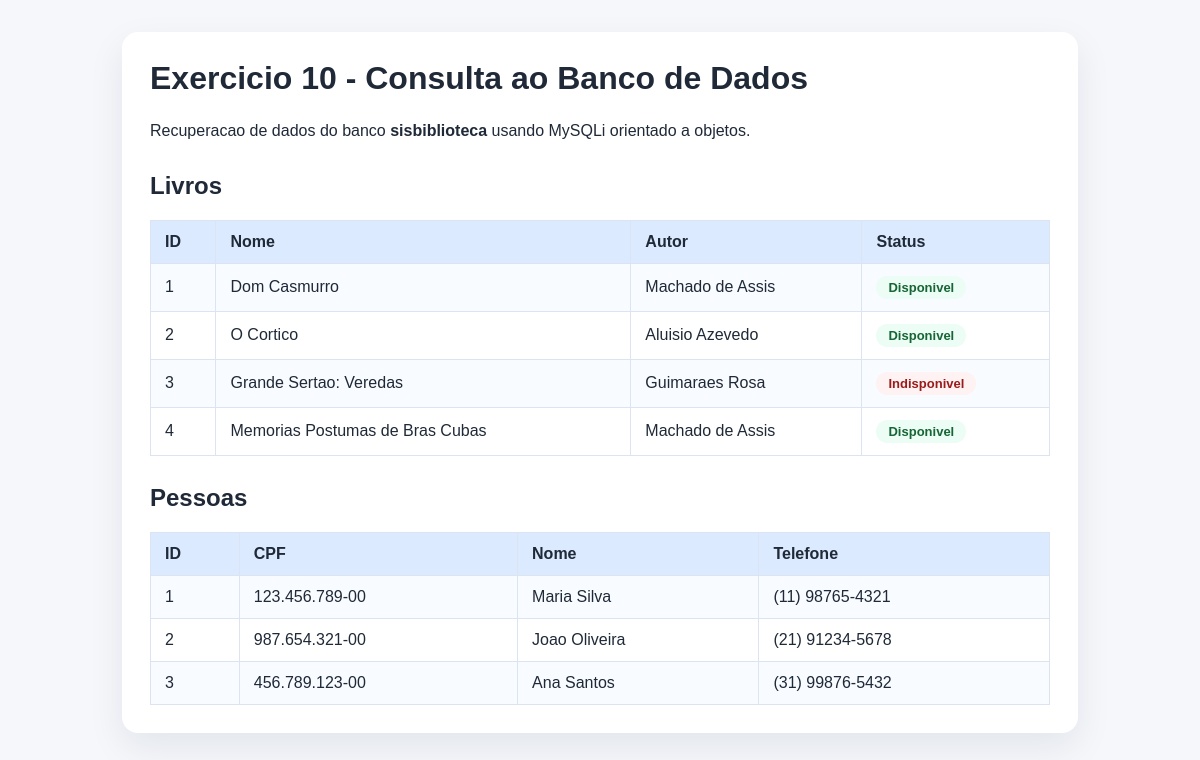
The page /exercise10/index.php on the database its author committed.
### tables this page shows
CREATE TABLE IF NOT EXISTS livros (
    id      INT             NOT NULL AUTO_INCREMENT,
    nome    VARCHAR(200)    NOT NULL,
    autor   VARCHAR(150)    NOT NULL,
    status  TINYINT(1)      NOT NULL DEFAULT 1,
    PRIMARY KEY (id)
);

CREATE TABLE IF NOT EXISTS pessoa (
    id       INT            NOT NULL AUTO_INCREMENT,
    cpf      VARCHAR(14)    NOT NULL,
    nome     VARCHAR(150)   NOT NULL,
    telefone VARCHAR(20)    NOT NULL,
    PRIMARY KEY (id)
);

### exercise10/index.php (the view, shortened to what this page needs)
<?php
require_once 'conexao.php';
$sqlLivros = "SELECT * FROM livros";
$resultadoLivros = $conexao->query($sqlLivros);
$sqlPessoa = "SELECT * FROM pessoa";
$resultadoPessoa = $conexao->query($sqlPessoa);
?>
<!DOCTYPE html>
<html lang="pt-BR">
<head>
    <link rel="stylesheet" href="styles.css">
</head>
<body>
    <div class="container">
        <h1>Exercicio 10 - Consulta ao Banco de Dados</h1>
        <p>Recuperacao de dados do banco <strong>sisbiblioteca</strong> usando MySQLi orientado a objetos.</p>
        <section class="bloco">
            <h2>Livros</h2>
            <?php if ($resultadoLivros && $resultadoLivros->num_rows > 0): ?>
                <table>
                    <tr>
                        <th>ID</th>
                        <th>Nome</th>
                        <th>Autor</th>
                        <th>Status</th>
                    </tr>
                    <?php while ($livro = $resultadoLivros->fetch_assoc()): ?>
                        <tr>
                            <td><?= htmlspecialchars($livro['id']) ?></td>
                            <td><?= htmlspecialchars($livro['nome']) ?></td>
                            <td><?= htmlspecialchars($livro['autor']) ?></td>
                            <td>
                                <span class="badge <?= $livro['status'] ? 'disponivel' : 'indisponivel' ?>">
                                    <?= $livro['status'] ? 'Disponivel' : 'Indisponivel' ?>
                                </span>
                            </td>
                        </tr>
                    <?php endwhile; ?>
                </table>
            <?php else: ?>
                <div class="mensagem info">Nenhum livro encontrado no banco de dados.</div>
            <?php endif; ?>
        </section>
        <section class="bloco">
            <h2>Pessoas</h2>
            <?php if ($resultadoPessoa && $resultadoPessoa->num_rows > 0): ?>
                <table>
                    <tr>
                        <th>ID</th>
                        <th>CPF</th>
                        <th>Nome</th>
                        <th>Telefone</th>
                    </tr>
                    <?php while ($pessoa = $resultadoPessoa->fetch_assoc()): ?>
                        <tr>
                            <td><?= htmlspecialchars($pessoa['id']) ?></td>
                            <td><?= htmlspecialchars($pessoa['cpf']) ?></td>
                            <td><?= htmlspecialchars($pessoa['nome']) ?></td>
                            <td><?= htmlspecialchars($pessoa['telefone']) ?></td>
                        </tr>
                    <?php endwhile; ?>
                </table>
            <?php else: ?>
                <div class="mensagem info">Nenhuma pessoa encontrada no banco de dados.</div>
            <?php endif; ?>
        </section>
    </div>
</body>
</html>

### exercise10/styles.css (style rules this page uses)
body { font-family: Arial, sans-serif; margin: 0; background: #f5f7fb; color: #1f2937; padding: 32px 16px; }
.container { max-width: 900px; margin: 0 auto; background: #ffffff; border-radius: 16px; padding: 28px; box-shadow: 0 14px 36px rgba(15, 23, 42, 0.08); }
h1, h2 { margin-top: 0; }
p { line-height: 1.6; }
.bloco { margin-top: 28px; }
table { width: 100%; border-collapse: collapse; margin-top: 16px; }
th, td { border: 1px solid #dbe4f0; padding: 12px 14px; text-align: left; }
th { background: #dbeafe; }
tr:nth-child(even) { background: #f8fbff; }
.badge { display: inline-block; padding: 4px 12px; border-radius: 20px; font-size: 13px; font-weight: bold; }
.badge.disponivel { background: #ecfdf5; color: #166534; }
.badge.indisponivel { background: #fef2f2; color: #991b1b; }

### rows shown on the page
livros: id "1", nome "Dom Casmurro", autor "Machado de Assis", status "Disponivel"
livros: id "2", nome "O Cortico", autor "Aluisio Azevedo", status "Disponivel"
livros: id "3", nome "Grande Sertao: Veredas", autor "Guimaraes Rosa", status "Indisponivel"
livros: id "4", nome "Memorias Postumas de Bras Cubas", autor "Machado de Assis", status "Disponivel"
pessoa: id "1", cpf "123.456.789-00", nome "Maria Silva", telefone "(11) 98765-4321"
pessoa: id "2", cpf "987.654.321-00", nome "Joao Oliveira", telefone "(21) 91234-5678"
pessoa: id "3", cpf "456.789.123-00", nome "Ana Santos", telefone "(31) 99876-5432"
